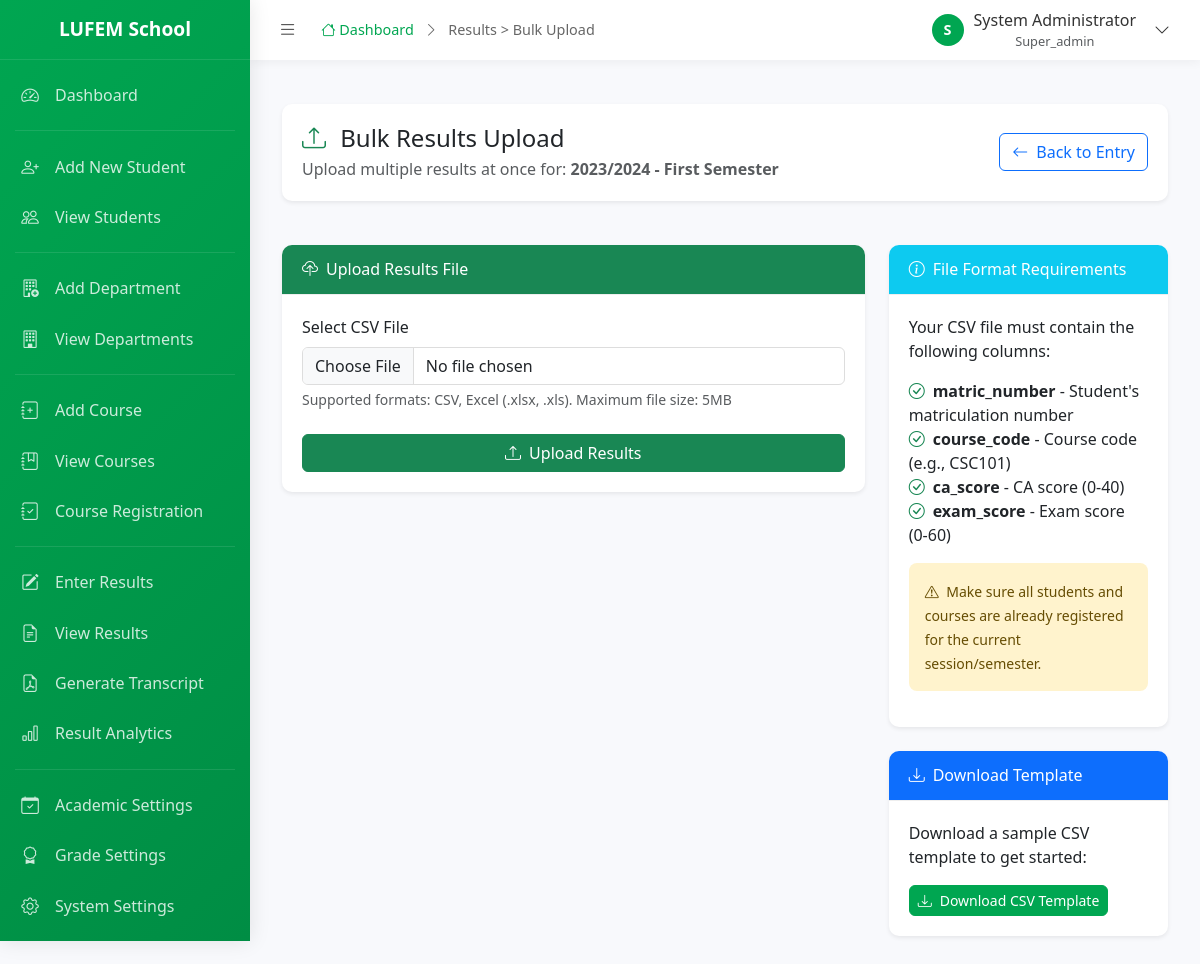
Screenshot of /admin/results/bulk-upload.php (signed in) with the database file from the repository.
### tables this page shows
CREATE TABLE `institutions` (
  `institution_id` int(11) NOT NULL AUTO_INCREMENT,
  `institution_name` varchar(255) NOT NULL,
  `institution_code` varchar(20) NOT NULL,
  `address` text,
  `phone` varchar(20),
  `email` varchar(100),
  `website` varchar(100),
  `logo_path` varchar(255),
  `primary_color` varchar(7) DEFAULT '#00A651',
  `secondary_color` varchar(7) DEFAULT '#FFFFFF',
  `is_active` tinyint(1) DEFAULT 1,
  `created_at` timestamp NOT NULL DEFAULT CURRENT_TIMESTAMP,
  `updated_at` timestamp NOT NULL DEFAULT CURRENT_TIMESTAMP ON UPDATE CURRENT_TIMESTAMP,
  PRIMARY KEY (`institution_id`),
  UNIQUE KEY `institution_code` (`institution_code`)
);

CREATE TABLE `users` (
  `user_id` int(11) NOT NULL AUTO_INCREMENT,
  `institution_id` int(11) NOT NULL,
  `username` varchar(50) NOT NULL,
  `password` varchar(255) NOT NULL,
  `email` varchar(100),
  `full_name` varchar(255) NOT NULL,
  `role` enum('super_admin','admin','student') NOT NULL DEFAULT 'student',
  `is_active` tinyint(1) DEFAULT 1,
  `last_login` timestamp NULL DEFAULT NULL,
  `created_at` timestamp NOT NULL DEFAULT CURRENT_TIMESTAMP,
  `updated_at` timestamp NOT NULL DEFAULT CURRENT_TIMESTAMP ON UPDATE CURRENT_TIMESTAMP,
  PRIMARY KEY (`user_id`),
  UNIQUE KEY `username` (`username`),
  KEY `institution_id` (`institution_id`),
  FOREIGN KEY (`institution_id`) REFERENCES `institutions` (`institution_id`) ON DELETE CASCADE
);

CREATE TABLE `sessions` (
  `session_id` int(11) NOT NULL AUTO_INCREMENT,
  `institution_id` int(11) NOT NULL,
  `session_name` varchar(50) NOT NULL,
  `start_date` date NOT NULL,
  `end_date` date NOT NULL,
  `is_current` tinyint(1) DEFAULT 0,
  `is_active` tinyint(1) DEFAULT 1,
  `created_at` timestamp NOT NULL DEFAULT CURRENT_TIMESTAMP,
  PRIMARY KEY (`session_id`),
  KEY `institution_id` (`institution_id`),
  FOREIGN KEY (`institution_id`) REFERENCES `institutions` (`institution_id`) ON DELETE CASCADE
);

CREATE TABLE `semesters` (
  `semester_id` int(11) NOT NULL AUTO_INCREMENT,
  `institution_id` int(11) NOT NULL,
  `semester_name` varchar(50) NOT NULL,
  `semester_order` int(11) NOT NULL,
  `is_current` tinyint(1) DEFAULT 0,
  `is_active` tinyint(1) DEFAULT 1,
  `created_at` timestamp NOT NULL DEFAULT CURRENT_TIMESTAMP,
  PRIMARY KEY (`semester_id`),
  KEY `institution_id` (`institution_id`),
  FOREIGN KEY (`institution_id`) REFERENCES `institutions` (`institution_id`) ON DELETE CASCADE
);

### admin/results/bulk-upload.php (the view, shortened to what the rows shown need)
<?php
require_once '../../includes/functions.php';
$institution_id = get_institution_id();
$current_session = get_current_session($institution_id);
$current_semester = get_current_semester($institution_id);
include_once '../includes/header.php';
?>
<div class="container-fluid py-4">
    <div class="row mb-4">
        <div class="col-12">
            <div class="card border-0 shadow-sm">
                <div class="card-body">
                    <div class="d-flex justify-content-between align-items-center">
                        <div>
                            <p class="text-muted mb-0">
                                Upload multiple results at once for: <strong><?php echo htmlspecialchars($current_session['session_name'] . ' - ' . $current_semester['semester_name']); ?></strong>
                            </p>
                        </div>
                    </div>
                </div>
            </div>
        </div>
    </div>
</div>
<?php include_once '../includes/footer.php'; ?>

### admin/includes/header.php (shortened to what the rows shown need)
<?php
$user_id = get_user_id();
$db = new Database();
$db->query("SELECT * FROM users WHERE user_id = :user_id");
$db->bind(':user_id', $user_id);
$user = $db->single();
$institution_id = get_institution_id();
$db->query("SELECT * FROM institutions WHERE institution_id = :institution_id");
$db->bind(':institution_id', $institution_id);
$institution = $db->single();
?>
<!DOCTYPE html>
<html lang="en">
<head>
    <link href="https://cdn.jsdelivr.net/npm/bootstrap@5.3.3/dist/css/bootstrap.min.css" rel="stylesheet">
    <link href="https://cdn.jsdelivr.net/npm/bootstrap-icons@1.11.1/font/bootstrap-icons.css" rel="stylesheet">
</head>
<body>
    <div id="sidebar-wrapper">
        <div class="sidebar-heading">
            <span class="school-name"><?php echo $institution['institution_name'] ?? 'LUFEM School'; ?></span>
        </div>
    </div>
    <div id="page-content-wrapper">
        <div class="topbar">
            <div class="user-dropdown">
                <button class="user-dropdown-toggle" id="userDropdownToggle">
                    <div class="user-avatar">
                        <?php echo strtoupper(substr($user['full_name'], 0, 1)); ?>
                    </div>
                    <div class="user-info d-none d-md-block">
                        <div class="user-name"><?php echo $user['full_name']; ?></div>
                        <div class="user-role text-muted" style="font-size: 0.8rem;"><?php echo ucfirst($user['role']); ?></div>
                    </div>
                    <i class="bi bi-chevron-down ms-2"></i>
                </button>
            </div>
        </div>
        <div class="main-content">

### rows the page displays
institutions: institution_name "LUFEM School"
users: full_name "S", full_name "System Administrator", role "Super_admin"
sessions: session_name.semester_name "2023/2024 - First Semester"

### other values shown
$breadcrumb "Results > Bulk Upload"
